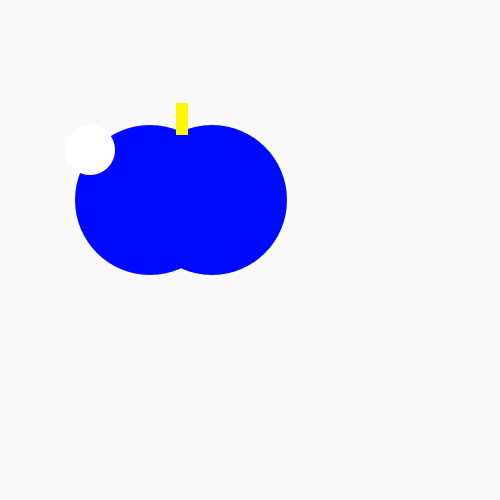
Frame 1 (no input)
Frame 60 (the mouse pressed at the canvas centre just before this capture): identical to frame 1, image omitted
Frame 120 (the mouse held since frame 60 and released just before this capture): identical to frame 1, image omitted

The Processing sketch that drew this single still picture (run headless with seeded random() and noise(); from frame 60 on, the mouse is pressed at the canvas centre):

// Processing sketch: TastyAlienTomato
// ── TastyAlienTomato.pde

void setup() {
    size(500, 500);
}
void draw() {
  
    background(250, 250, 250);
    noStroke();
    fill(#000AFF);
    ellipse(150, 200, 150, 150);
    ellipse(212, 200, 150, 150);
    fill(#FFF700);
    rect(176, 103, 12, 32);
    fill(#FFFFFF);
    ellipse(90, 150, 50, 50);
}
